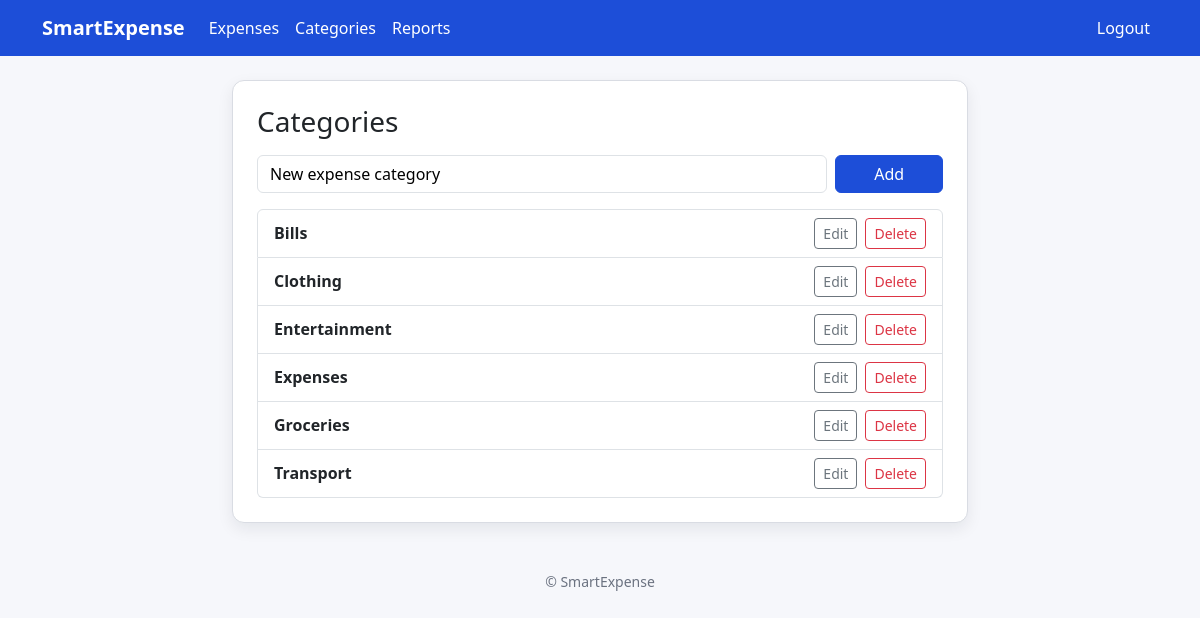
/expenses/categories (signed in), run on the app's committed database.
### smartexpense/models/category.py (models this page shows)
class Category(db.Model):
    __tablename__ = "categories"
    id = db.Column(db.Integer, primary_key=True)
    user_id = db.Column(db.Integer, db.ForeignKey("users.id"), nullable=False)
    name = db.Column(db.String(100), nullable=False)
    type = db.Column(db.String(50), default="expense")  # expense/income if needed later
    expenses = db.relationship("Expense", backref="category", lazy=True)
    __table_args__ = (
        db.UniqueConstraint("user_id", "name", name="uq_user_category_name"),
    )

### smartexpense/blueprints/expenses/routes.py (the view, shortened to what this page needs)
@expenses_bp.route("/categories", methods=["GET", "POST"])
@login_required
def manage_categories():
    def _ensure_defaults():
        defaults = [
            ("Groceries", "expense"),
            ("Clothing", "expense"),
            ("Transport", "expense"),
            ("Bills", "expense"),
            ("Entertainment", "expense"),
        ]
        existing = {c.name.lower(): c for c in Category.query.filter_by(user_id=current_user.id).all()}
        created = 0
        for name, ctype in defaults:
            if name.lower() not in existing:
                db.session.add(Category(user_id=current_user.id, name=name, type=ctype))
                created += 1
        if created:
            db.session.commit()
    _ensure_defaults()
    cats = (
        Category.query.filter(
            Category.type=="expense",
            or_(Category.user_id==current_user.id, Category.user_id.is_(None))
        )
        .order_by(Category.name)
        .all()
    )
    return render_template("expenses/categories.html", categories=cats)

### smartexpense/models/user.py (called while the page is built)
@login_manager.user_loader
def load_user(user_id):
    return db.session.get(User, int(user_id))

### smartexpense/templates/expenses/categories.html
{% extends 'base.html' %}
{% block content %}
<div class="row justify-content-center">
  <div class="col-lg-8">
    <div class="card">
      <div class="card-body p-4">
        <div class="d-flex align-items-center justify-content-between mb-3">
          <h3 class="mb-0">Categories</h3>
        </div>
        <form method="post" class="row g-2 mb-3">
          <div class="col-md-10"><input name="name" class="form-control" placeholder="New expense category" required></div>
          <div class="col-md-2 d-grid"><button class="btn btn-primary">Add</button></div>
        </form>
        <ul class="list-group">
        {% for c in categories %}
          <li class="list-group-item d-flex justify-content-between align-items-center">
            <div>
              <span class="fw-semibold">{{c.name}}</span>
            </div>
            <div class="d-flex gap-2">
              {% if c.user_id %}
                <a class="btn btn-sm btn-outline-secondary" href="/expenses/categories/{{c.id}}/edit">Edit</a>
<form method="post" action="/expenses/categories/{{c.id}}/delete" onsubmit="return confirmDelete('category')">
    <button type="submit" class="btn btn-sm btn-outline-danger">Delete</button>
</form>
              {% else %}
                <span class="badge text-bg-light border">Default</span>
              {% endif %}
            </div>
          </li>
        {% endfor %}
        </ul>
      </div>
    </div>
  </div>
</div>
{% endblock %}

### smartexpense/static/css/style.css (style rules this page uses)
:root { --brand-primary: #1d4ed8; --brand-primary-hover: #173faa; --brand-accent: #22b07d; }
body { background-color: #f6f7fb; color: #111111; }
.card { border: 1px solid #d9dce3; border-radius: 12px; box-shadow: 0 6px 16px rgba(16, 24, 40, 0.08); background-color: #ffffff; }
.btn-primary { background-color: var(--brand-primary); border-color: var(--brand-primary); color: #ffffff; }
.form-control, .form-select, textarea, input, select, textarea::placeholder, input::placeholder { color: #111111 !important; }
textarea, input { caret-color: #111111 !important; }
input[type="email"], input[type="password"], input, textarea { color: #000 !important; -webkit-text-fill-color: #000 !important; caret-color: #000 !important; }

### data on the page
Category: name "Bills"
Category: name "Clothing"
Category: name "Entertainment"
Category: name "Expenses"
Category: name "Groceries"
Category: name "Transport"
